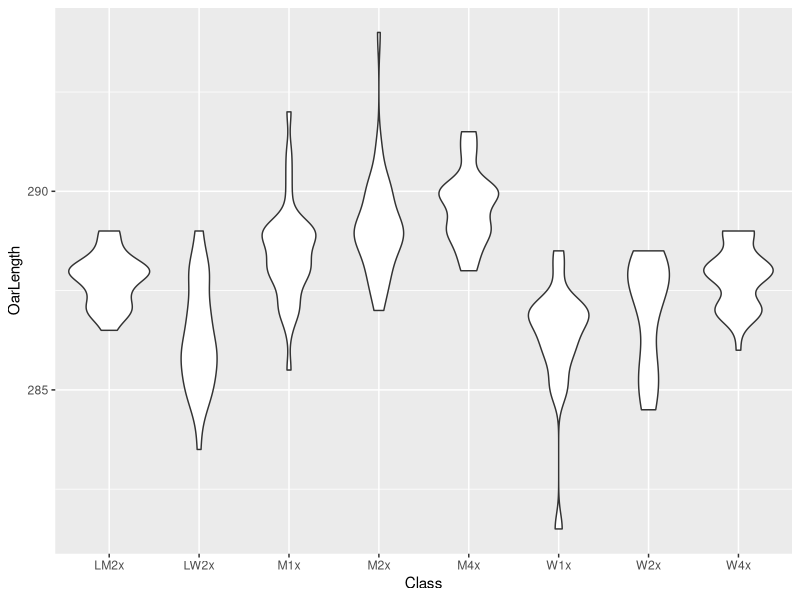
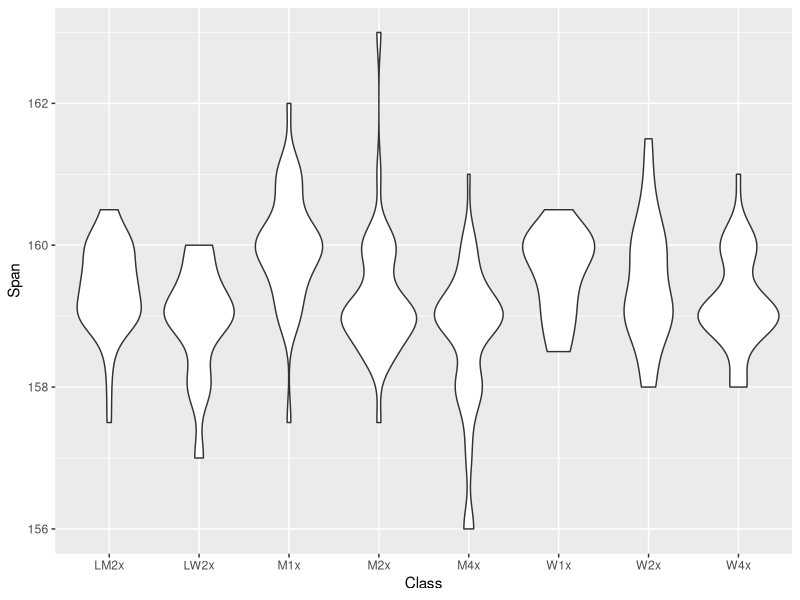
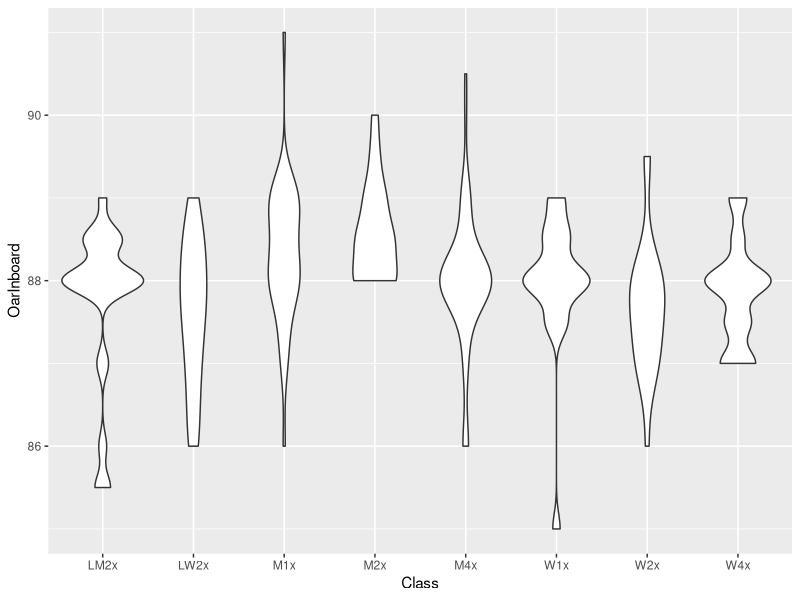
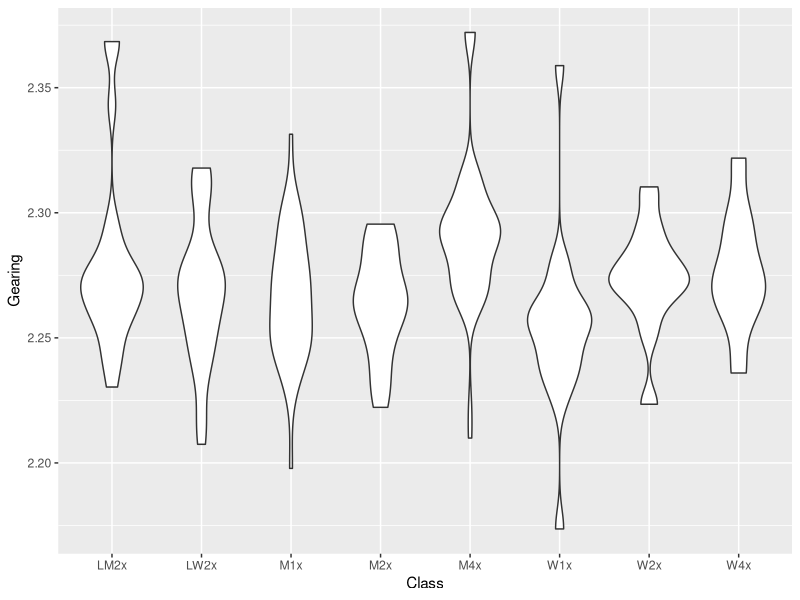
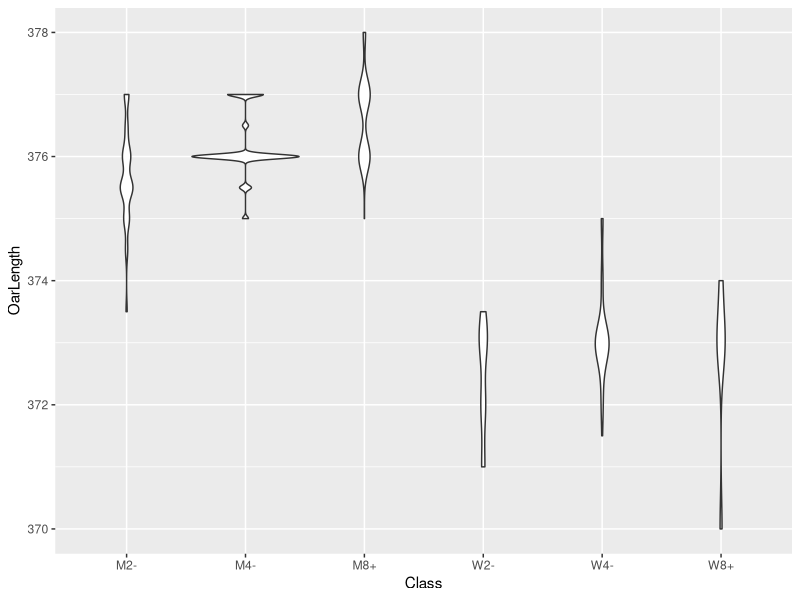
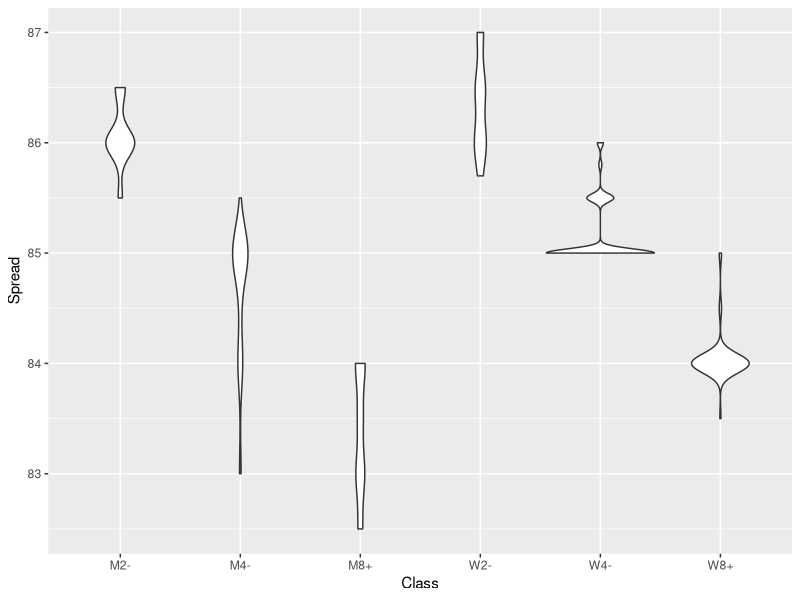
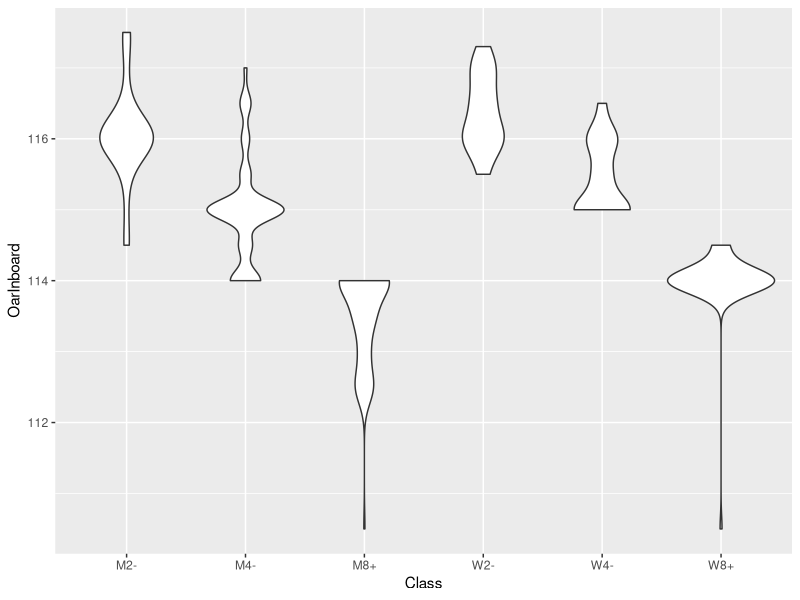
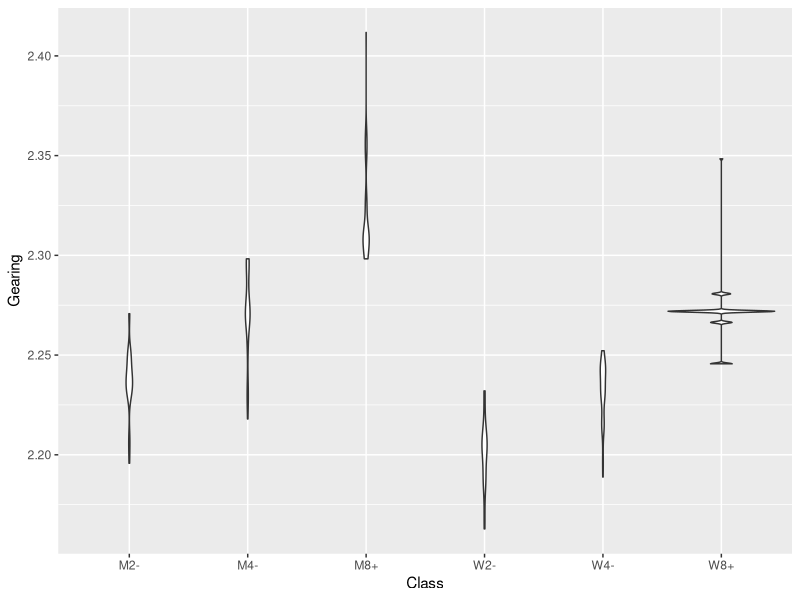

Generate these figures, in order, with R:
#! /usr/bin/env Rscript

library(tidyverse)

xf <- read.csv("sculling.csv")

xf$Class <- as.factor(xf$Class)
xf$Seat <- as.factor(xf$Seat)
xf$Country <- as.factor(xf$Country)
xf$Gearing <- xf$OarOutboard / xf$OarInboard 

p1 <- ggplot(xf, aes(Class, OarLength)) + geom_violin()
p2 <- ggplot(xf, aes(Class, Span)) + geom_violin()
p3 <- ggplot(xf, aes(Class, OarInboard)) + geom_violin()
p4 <- ggplot(xf, aes(Class, Gearing)) + geom_violin()

ggsave("x-oarlength.png", p1)
ggsave("x-span.png", p2)
ggsave("x-inboard.png", p3)
ggsave("x-gearing.png", p4)

df <- read.csv("sweep.csv")

df$Class <- as.factor(df$Class)
df$Seat <- as.factor(df$Seat)
df$Country <- as.factor(df$Country)
df$Gearing <- df$OarOutboard / df$OarInboard 

p1 <- ggplot(df, aes(Class, OarLength)) + geom_violin()
p2 <- ggplot(df, aes(Class, Spread)) + geom_violin()
p3 <- ggplot(df, aes(Class, OarInboard)) + geom_violin()
p4 <- ggplot(df, aes(Class, Gearing)) + geom_violin()

ggsave("oarlength.png", p1)
ggsave("span.png", p2)
ggsave("inboard.png", p3)
ggsave("gearing.png", p4)


p1 <- ggplot(df, aes(OarInboard, Spread, color=Class)) +
      geom_point(position="jitter") +
      geom_smooth(method="lm", color = "skyblue", se = FALSE) +
      labs(title = "Relationship between inboard and spread",
       subtitle = "Linear regression line added",
       x="inboard", y ="spread")
ggsave("inboard-spread.png", p1)

p1 <- ggplot(xf, aes(OarInboard, Span, color=Class)) +
      geom_point(position="jitter") +
      labs(title = "Relationship between inboard and span",
       x="inboard", y ="spread")
ggsave("x-inboard-spread.png", p1)
           
